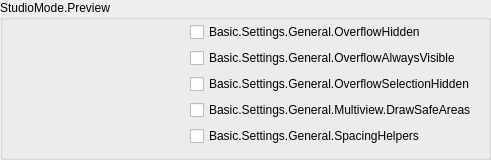
                 <widget class="QGroupBox" name="groupBox_18">
                  <property name="title">
                   <string>StudioMode.Preview</string>
                  </property>
                  <layout class="QFormLayout" name="formLayout_35">
                   <property name="fieldGrowthPolicy">
                    <enum>QFormLayout::FieldGrowthPolicy::AllNonFixedFieldsGrow</enum>
                   </property>
                   <property name="labelAlignment">
                    <set>Qt::AlignmentFlag::AlignRight|Qt::AlignmentFlag::AlignTrailing|Qt::AlignmentFlag::AlignVCenter</set>
                   </property>
                   <property name="topMargin">
                    <number>2</number>
                   </property>
                   <item row="1" column="1">
                    <widget class="QCheckBox" name="overflowAlwaysVisible">
                     <property name="text">
                      <string>Basic.Settings.General.OverflowAlwaysVisible</string>
                     </property>
                    </widget>
                   </item>
                   <item row="0" column="0">
                    <spacer name="horizontalSpacer_25">
                     <property name="orientation">
                      <enum>Qt::Orientation::Horizontal</enum>
                     </property>
                     <property name="sizeHint" stdset="0">
                      <size>
                       <width>170</width>
                       <height>5</height>
                      </size>
                     </property>
                    </spacer>
                   </item>
                   <item row="2" column="1">
                    <widget class="QCheckBox" name="overflowSelectionHide">
                     <property name="text">
                      <string>Basic.Settings.General.OverflowSelectionHidden</string>
                     </property>
                    </widget>
                   </item>
                   <item row="3" column="1">
                    <widget class="QCheckBox" name="previewSafeAreas">
                     <property name="text">
                      <string>Basic.Settings.General.Multiview.DrawSafeAreas</string>
                     </property>
                    </widget>
                   </item>
                   <item row="4" column="1">
                    <widget class="QCheckBox" name="previewSpacingHelpers">
                     <property name="text">
                      <string>Basic.Settings.General.SpacingHelpers</string>
                     </property>
                    </widget>
                   </item>
                   <item row="0" column="1">
                    <widget class="QCheckBox" name="overflowHide">
                     <property name="text">
                      <string>Basic.Settings.General.OverflowHidden</string>
                     </property>
                    </widget>
                   </item>
                  </layout>
                 </widget>
